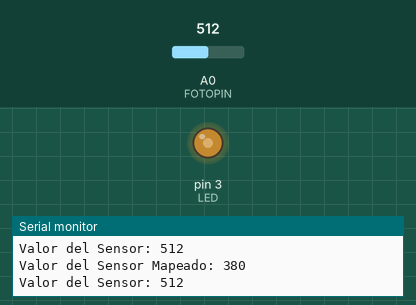
The sketch below on a simulated Arduino Uno, built with avr-gcc and run on an emulated ATmega328P. Parts: output pins drawn as LEDs (lit = HIGH), the last lines printed to the serial monitor. Inputs (shaded band) come from the test bench; at power-on: A0 (FOTOPIN) = 512.

Above: at 1.2 s.
1.3 s: A0 (FOTOPIN) set to 900
At 2.4 s:
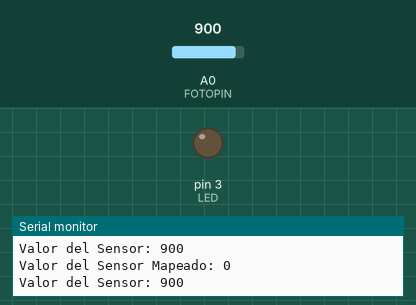
2.8 s: A0 (FOTOPIN) set to 916
At 4.0 s:
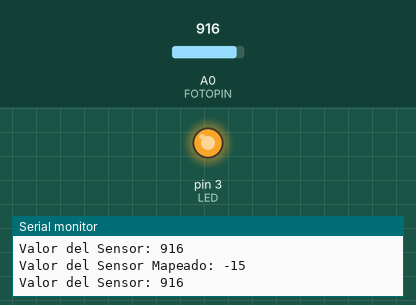
4.3 s: A0 (FOTOPIN) set to 1023
At 4.9 s:
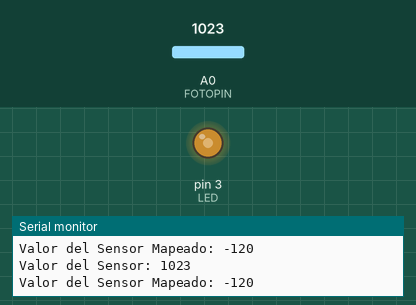
Timing chart, 0 to 7.3 s (numbered marks = the images above; inputs shaded):
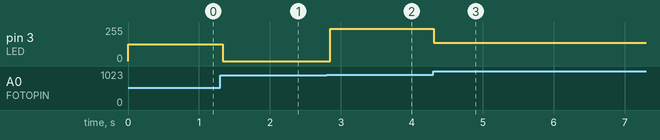

The sketch:

Foto_resistor.ino
```cpp
/* Tinkerall.com
    Episodio 11: Programar un sensor de luz o fotorresistor con el Arduino UNO.
    Descripción: Mapear la lectura del fotorresistor a un valor de 0 a 255 para utilizarlo para encender un LED con PWM.
    Autor: Elena Chong
    Fecha: 26 de abril del 2017
*/


const int FOTOPIN = A0;
int valorSensor = 0;
const int LED = 3;
int valorMapeado = 0;

void setup() {
  pinMode(FOTOPIN, INPUT);
  pinMode(LED, OUTPUT);
  Serial.begin(9600);
}

void loop() {
  valorSensor = analogRead(FOTOPIN);
  valorMapeado = map(valorSensor, 900, 640, 0, 255);
  analogWrite(LED, valorMapeado);

  Serial.print("Valor del Sensor: ");
  Serial.println(valorSensor);
  Serial.print("Valor del Sensor Mapeado: ");
  Serial.println(valorMapeado);

}
```

Measured:
- the behaviour switches between 901 and 902 on A0 (FOTOPIN) (found by bisection; images 1 and 2)
- after the input at 1.3 s, pin 3 (LED): 124/255 → 0/255 at once
- after the input at 2.8 s, pin 3 (LED): 0/255 → 241/255 after 0.05 s
- after the input at 4.3 s, pin 3 (LED): 241/255 → 136/255 at once
